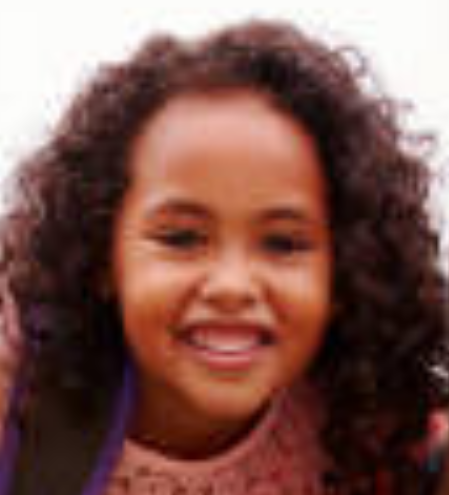
#> input picture assets/petite.png, 449 x 495 px
$ python put_mask.py
#> lines starting #> are read from the running program, lines starting #| are printed output that depends on the picture; after the words box and inside, x2 and y2 are one past the last pixel; in counts of white or black regions, pixels touching at a corner belong together; pictures that were not available may be replaced by others from this repository, and a replacement may not be noted
#> in main, img is the input picture: shape (495, 449, 3); mean B, G, R 79.8, 87.3, 125.9
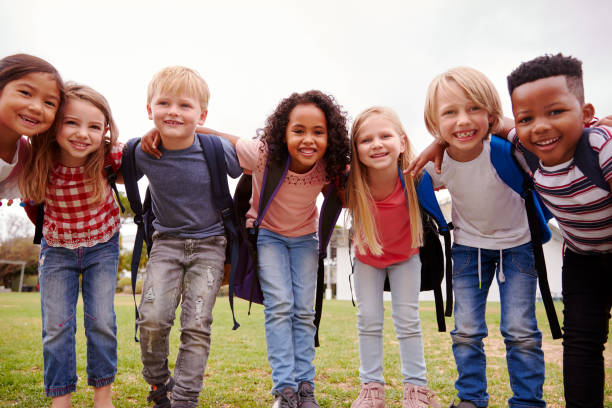
#> input picture assets/children.jpg, 612 x 408 px, given in place of dog.png, which was not available
#> in main, dog_mask is the input picture: shape (408, 612, 3); mean B, G, R 128.1, 134.8, 153.6
import cv2
import numpy as np

def put_mask(img, dog_mask):
    dog_mask_rgb = dog_mask[:, :, :3]  # Utilize only the RGB channels of the mask
    dog_mask_h, dog_mask_w, _ = dog_mask_rgb.shape
#> dog_mask_h = 408; dog_mask_w = 612
    img_h, img_w, _ = img.shape
#> img_h = 495; img_w = 449
    # Resize the mask to fit on face
    factor = min(img_h / dog_mask_h, img_w / dog_mask_w)
#> factor = 0.734
    new_mask_w = int(factor * dog_mask_w)
#> new_mask_w = 448
    new_mask_h = int(factor * dog_mask_h)
#> new_mask_h = 299
    new_mask_shape = (new_mask_w, new_mask_h)
#> new_mask_shape = (448, 299)

    # Add mask to face - ensure mask is centered
    resized_mask = cv2.resize(dog_mask_rgb, new_mask_shape)

    img_with_mask = img.copy()
    non_white_pixels = (resized_mask < 250).all(axis=2)
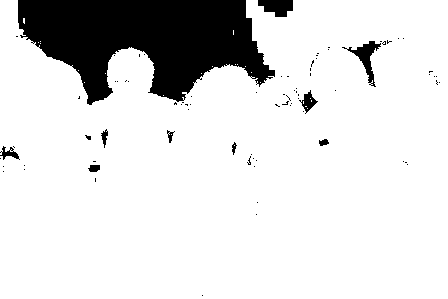
#> non_white_pixels: shape (299, 448) bool; 86.2% white; 81 black regions (71 under 20 px), largest, box (x1, y1, x2, y2) and area: (18, 0, 275, 105) 16807, (342, 41, 381, 87) 479, (258, 0, 293, 17) 438
    off_h = int((img_h - new_mask_h) / 2)
#> off_h = 98
    off_w = int((img_w - new_mask_w) / 2)
#> off_w = 0
    img_with_mask[off_h: off_h + new_mask_h, off_w: off_w + new_mask_w][non_white_pixels] = \
         resized_mask[non_white_pixels]
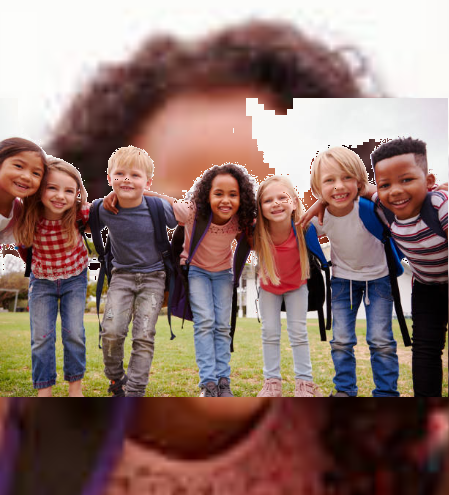
#> img_with_mask: shape (495, 449, 3); mean B, G, R 107, 112.9, 139.6

    return img_with_mask

def main():
    img = cv2.imread('assets/petite.png')
    dog_mask = cv2.imread('assets/dog.png', cv2.IMREAD_UNCHANGED)
    img_with_mask = put_mask(img, dog_mask)
    cv2.imwrite('outputs/image_with_dog_mask.png', img_with_mask)

if __name__ == '__main__':
    main()
